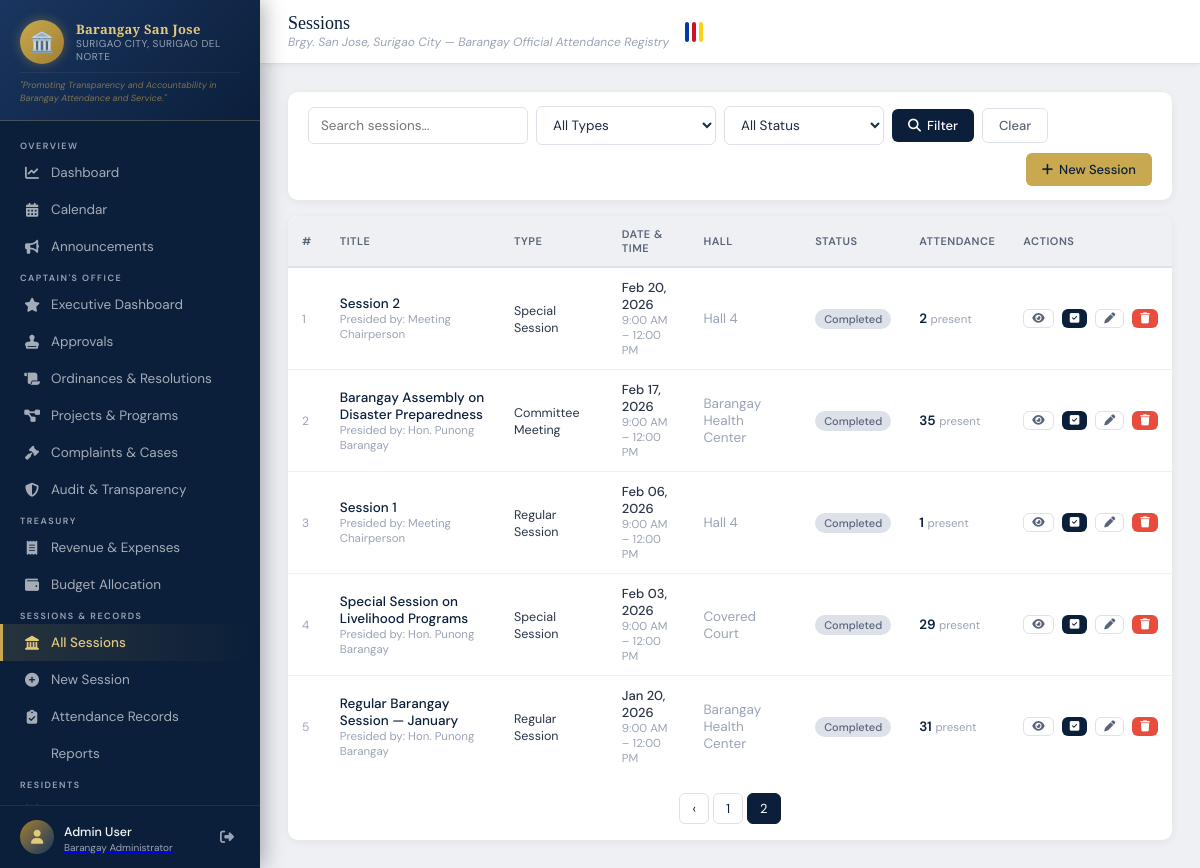
Screenshot of /sessions/?page=2&q=&type=&status= (signed in) with the database file from the repository.
### attendance/models.py (models this page shows, shortened)
class UserProfile(models.Model):
    ROLE_CHOICES = [
        ('punong_barangay', 'Punong Barangay (Captain)'),
        ('admin', 'Barangay Administrator'),
        ('secretary', 'Barangay Secretary'),
        ('treasurer', 'Barangay Treasurer'),
        ('kagawad', 'Barangay Kagawad'),
        ('sb_chairperson', 'SB Chairperson'),
        ('tanod', 'Barangay Tanod'),
        ('bhw', 'Barangay Health Worker'),
        ('bns', 'Barangay Nutrition Scholar'),
        ('utility', 'Utility / Admin Staff'),
        ('staff', 'Barangay Staff'),
        ('viewer', 'Viewer'),
    ]
    COMMITTEE_CHOICES = [
        ('', 'None'),
        ('peace_order', 'Peace and Order'),
        ('health', 'Health and Sanitation'),
        ('education', 'Education'),
        ('infrastructure', 'Infrastructure'),
        ('livelihood', 'Livelihood'),
        ('environment', 'Environment'),
        ('youth', 'Youth and Sports'),
        ('women', "Women's Affairs"),
        ('senior', 'Senior Citizens'),
        ('finance', 'Finance and Budget'),
    ]
    user = models.OneToOneField(User, on_delete=models.CASCADE, related_name='profile')
    role = models.CharField(max_length=30, choices=ROLE_CHOICES, default='viewer')
    contact_number = models.CharField(max_length=15, blank=True)
    position = models.CharField(max_length=100, blank=True)
    committee = models.CharField(max_length=30, choices=COMMITTEE_CHOICES, blank=True)
    avatar = models.ImageField(upload_to='avatars/', blank=True, null=True)
    is_active = models.BooleanField(default=True)
    created_at = models.DateTimeField(auto_now_add=True)
    class Meta:
        verbose_name = "User Profile"
        verbose_name_plural = "User Profiles"

class Session(models.Model):
    SESSION_TYPE_CHOICES = [
        ('regular', 'Regular Session'),
        ('special', 'Special Session'),
        ('emergency', 'Emergency Session'),
        ('committee', 'Committee Meeting'),
        ('assembly', 'Barangay Assembly'),
        ('seminar', 'Seminar / Training'),
        ('livelihood', 'Livelihood Program'),
        ('health', 'Health Program'),
        ('other', 'Other'),
    ]
    STATUS_CHOICES = [
        ('scheduled', 'Scheduled'),
        ('ongoing', 'Ongoing'),
        ('completed', 'Completed'),
        ('cancelled', 'Cancelled'),
        ('postponed', 'Postponed'),
    ]
    title = models.CharField(max_length=200)
    session_type = models.CharField(max_length=20, choices=SESSION_TYPE_CHOICES, default='regular')
    description = models.TextField(blank=True)
    hall = models.ForeignKey(Hall, on_delete=models.SET_NULL, null=True, blank=True, related_name='sessions')
    date = models.DateField()
    start_time = models.TimeField()
    end_time = models.TimeField(null=True, blank=True)
    status = models.CharField(max_length=20, choices=STATUS_CHOICES, default='scheduled')
    presided_by = models.CharField(max_length=100, blank=True)
    agenda = models.TextField(blank=True)
    minutes = models.TextField(blank=True)
    created_by = models.ForeignKey(User, on_delete=models.SET_NULL, null=True, related_name='created_sessions')
    created_at = models.DateTimeField(auto_now_add=True)
    updated_at = models.DateTimeField(auto_now=True)
    def attendance_count(self):
        return self.attendance_records.filter(status__in=['present', 'late']).count()
    class Meta:
        ordering = ['-date', '-start_time']
        verbose_name = "Session"
        verbose_name_plural = "Sessions"

class Hall(models.Model):
    STATUS_CHOICES = [
        ('available', 'Available'),
        ('occupied', 'Occupied'),
        ('maintenance', 'Under Maintenance'),
    ]
    name = models.CharField(max_length=100)
    location = models.CharField(max_length=200, default='Brgy. San Jose, Surigao City')
    capacity = models.PositiveIntegerField(default=50)
    status = models.CharField(max_length=20, choices=STATUS_CHOICES, default='available')
    description = models.TextField(blank=True)
    created_at = models.DateTimeField(auto_now_add=True)
    class Meta:
        verbose_name = "Hall / Venue"
        verbose_name_plural = "Halls / Venues"

### attendance/views.py (the view)
# urls.py: path('sessions/', views.session_list, name='session_list'),
@login_required
def session_list(request):
    sessions = Session.objects.select_related('hall').all()
    session_type = request.GET.get('type', '')
    status = request.GET.get('status', '')
    q = request.GET.get('q', '')
    if session_type:
        sessions = sessions.filter(session_type=session_type)
    if status:
        sessions = sessions.filter(status=status)
    if q:
        sessions = sessions.filter(Q(title__icontains=q) | Q(presided_by__icontains=q))
    paginator = Paginator(sessions, 15)
    page_obj = paginator.get_page(request.GET.get('page'))
    return render(request, 'attendance/session_list.html', {
        'page_obj': page_obj, 'session_type': session_type,
        'status': status, 'q': q,
    })

### attendance/context_processors.py (called while the page is built)
def site_settings(request):
    return {
        'SITE_NAME': getattr(settings, 'SITE_NAME', 'Barangay Official Attendance Registry'),
        'SITE_SHORT': getattr(settings, 'SITE_SHORT', 'BOAR System'),
        'BARANGAY_NAME': getattr(settings, 'BARANGAY_NAME', 'Brgy. San Jose'),
        'BARANGAY_CITY': getattr(settings, 'BARANGAY_CITY', 'Surigao City'),
        'BARANGAY_PROVINCE': getattr(settings, 'BARANGAY_PROVINCE', 'Surigao del Norte'),
    }

### templates/attendance/session_list.html (shortened to what this page needs)
{% extends 'base.html' %}
{% block page_title %}Sessions{% endblock %}
{% block content %}
<div class="card mb-16">
  <div class="card-body" style="padding: 14px 20px;">
    <form method="get" class="d-flex gap-8 align-center" style="flex-wrap:wrap;">
      <input type="text" name="q" value="{{ q }}" class="form-control" style="max-width:220px;" placeholder="Search sessions...">
      <select name="type" class="form-control" style="max-width:180px;">
        <option value="">All Types</option>
      </select>
      <select name="status" class="form-control" style="max-width:160px;">
        <option value="">All Status</option>
      </select>
      <button type="submit" class="btn btn-primary"><i class="fas fa-search"></i> Filter</button>
      <a href="{% url 'session_list' %}" class="btn btn-outline">Clear</a>
      {% if request.user.profile.role in 'admin,secretary,kagawad,staff' %}
      <a href="{% url 'session_create' %}" class="btn btn-gold" style="margin-left:auto;"><i class="fas fa-plus"></i> New Session</a>
      {% endif %}
    </form>
  </div>
</div>
<div class="card">
  <div class="table-wrapper">
    <table>
      <thead>
        <tr>
          <th>#</th>
          <th>Title</th>
          <th>Type</th>
          <th>Date & Time</th>
          <th>Hall</th>
          <th>Status</th>
          <th>Attendance</th>
          <th>Actions</th>
        </tr>
      </thead>
      <tbody>
        {% for session in page_obj %}
        <tr>
          <td class="text-muted" style="font-size:12px;">{{ forloop.counter }}</td>
          <td>
            <a href="{% url 'session_detail' session.pk %}" style="color:#0b1f3a; font-weight:500; text-decoration:none;">
              {{ session.title }}
            </a>
            {% if session.presided_by %}
            <div style="font-size:11.5px; color:#9aa3b5;">Presided by: {{ session.presided_by }}</div>
            {% endif %}
          </td>
          <td><span style="font-size:12.5px;">{{ session.get_session_type_display }}</span></td>
          <td>
            <div style="font-weight:500; font-size:13px;">{{ session.date|date:"M d, Y" }}</div>
            <div style="font-size:11.5px; color:#9aa3b5;">{{ session.start_time|time:"g:i A" }}{% if session.end_time %} – {{ session.end_time|time:"g:i A" }}{% endif %}</div>
          </td>
          <td class="text-muted">{{ session.hall.name|default:"—" }}</td>
          <td><span class="badge badge-{{ session.status }}">{{ session.get_status_display }}</span></td>
          <td>
            <span style="font-weight:600; color:#0b1f3a;">{{ session.attendance_count }}</span>
            <span class="text-muted" style="font-size:11.5px;"> present</span>
          </td>
          <td>
            <div class="d-flex gap-8">
              <a href="{% url 'session_detail' session.pk %}" class="btn btn-outline btn-xs"><i class="fas fa-eye"></i></a>
              {% if request.user.profile.role in 'admin,secretary,kagawad,staff' %}
              <a href="{% url 'mark_attendance' session.pk %}" class="btn btn-primary btn-xs"><i class="fas fa-check-square"></i></a>
              <a href="{% url 'session_edit' session.pk %}" class="btn btn-outline btn-xs"><i class="fas fa-pen"></i></a>
              {% endif %}
              {% if request.user.profile.role in 'admin,secretary' %}
              <a href="{% url 'session_delete' session.pk %}" class="btn btn-danger btn-xs"><i class="fas fa-trash"></i></a>
              {% endif %}
            </div>
          </td>
        </tr>
        {% endfor %}
      </tbody>
    </table>
  </div>
  {% if page_obj.has_other_pages %}
  <div class="pagination">
    {% if page_obj.has_previous %}
    <a href="?page={{ page_obj.previous_page_number }}&q={{ q }}&type={{ session_type }}&status={{ status }}" class="page-link">‹</a>
    {% endif %}
    {% for num in page_obj.paginator.page_range %}
    <a href="?page={{ num }}&q={{ q }}&type={{ session_type }}&status={{ status }}"
       class="page-link {% if num == page_obj.number %}active{% endif %}">{{ num }}</a>
    {% endfor %}
  </div>
  {% endif %}
</div>
{% endblock %}

### templates/base.html (shortened to what this page needs)
{% load static %}
<!DOCTYPE html>
<html lang="en">
<head>
  <link href="https://cdnjs.cloudflare.com/ajax/libs/font-awesome/6.5.0/css/all.min.css" rel="stylesheet">
</head>
<body>
{% if user.is_authenticated %}
<aside class="sidebar">
  <div class="sidebar-brand">
    <div class="brand-emblem">
      <div class="brand-seal">🏛️</div>
      <div class="brand-text">
        <h1>Barangay San Jose</h1>
        <p>Surigao City, Surigao del Norte</p>
      </div>
    </div>
    <div class="brand-tagline">
      "Promoting Transparency and Accountability in Barangay Attendance and Service."
    </div>
  </div>
  <nav class="sidebar-nav">
    <span class="nav-section-label">Overview</span>
    <a href="{% url 'dashboard' %}" class="nav-item {% if request.resolver_match.url_name == 'dashboard' %}active{% endif %}">
      <i class="fas fa-chart-line"></i> Dashboard
    </a>
    <a href="{% url 'calendar' %}" class="nav-item {% if request.resolver_match.url_name == 'calendar' %}active{% endif %}">
      <i class="fas fa-calendar-alt"></i> Calendar
    </a>
    <a href="{% url 'announcement_list' %}" class="nav-item {% if 'announcement' in request.resolver_match.url_name %}active{% endif %}">
      <i class="fas fa-bullhorn"></i> Announcements
    </a>
    {% if user.profile.role in 'punong_barangay,admin' %}
    <span class="nav-section-label">Captain's Office</span>
    <a href="{% url 'captain_dashboard' %}" class="nav-item {% if request.resolver_match.url_name == 'captain_dashboard' %}active{% endif %}">
      <i class="fas fa-star"></i> Executive Dashboard
    </a>
    <a href="{% url 'approval_list' %}" class="nav-item {% if 'approval' in request.resolver_match.url_name %}active{% endif %}">
      <i class="fas fa-stamp"></i> Approvals
    </a>
    <a href="{% url 'ordinance_list' %}" class="nav-item {% if 'ordinance' in request.resolver_match.url_name %}active{% endif %}">
      <i class="fas fa-scroll"></i> Ordinances & Resolutions
    </a>
    <a href="{% url 'project_list' %}" class="nav-item {% if 'project' in request.resolver_match.url_name %}active{% endif %}">
      <i class="fas fa-diagram-project"></i> Projects & Programs
    </a>
    <a href="{% url 'complaint_list' %}" class="nav-item {% if 'complaint' in request.resolver_match.url_name %}active{% endif %}">
      <i class="fas fa-gavel"></i> Complaints & Cases
    </a>
    <a href="{% url 'audit_log_list' %}" class="nav-item {% if 'audit' in request.resolver_match.url_name %}active{% endif %}">
      <i class="fas fa-shield-halved"></i> Audit & Transparency
    </a>
    {% endif %}
    {% if user.profile.role in 'treasurer,punong_barangay,admin' %}
    <span class="nav-section-label">Treasury</span>
    <a href="{% url 'financial_list' %}" class="nav-item {% if 'financial' in request.resolver_match.url_name %}active{% endif %}">
      <i class="fas fa-receipt"></i> Revenue & Expenses
    </a>
    <a href="{% url 'budget_list' %}" class="nav-item {% if 'budget' in request.resolver_match.url_name %}active{% endif %}">
      <i class="fas fa-wallet"></i> Budget Allocation
    </a>
    {% endif %}
    {% if user.profile.role in 'secretary,admin,punong_barangay,kagawad,sb_chairperson' %}
    <span class="nav-section-label">Sessions & Records</span>
    <a href="{% url 'session_list' %}" class="nav-item {% if 'session' in request.resolver_match.url_name %}active{% endif %}">
      <i class="fas fa-landmark"></i> All Sessions
    </a>
    <a href="{% url 'session_create' %}" class="nav-item">
      <i class="fas fa-plus-circle"></i> New Session
    </a>
    <a href="{% url 'attendance_list' %}" class="nav-item {% if request.resolver_match.url_name == 'attendance_list' %}active{% endif %}">
      <i class="fas fa-clipboard-check"></i> Attendance Records
    </a>
    <a href="{% url 'reports' %}" class="nav-item {% if request.resolver_match.url_name == 'reports' %}active{% endif %}">
       Reports
    </a>
    {% endif %}
    {% if user.profile.role in 'secretary,admin,punong_barangay,kagawad,sb_chairperson,bhw,bns' %}
    <span class="nav-section-label">Residents</span>
    <a href="{% url 'citizen_list' %}" class="nav-item {% if 'citizen' in request.resolver_match.url_name %}active{% endif %}">
    </a>
    {% endif %}
  </nav>
  <div class="sidebar-footer">
    <div class="user-card">
      <div class="user-avatar"><i class="fas fa-user"></i></div>
      <div class="user-info">
        <a href="{% url 'my_profile' %}" class="text-decoration-none text-white">
          <span>{{ user.get_full_name|default:user.username }}</span>
          <small>{{ user.profile.get_role_display|default:"User" }}</small>
        </a>
      </div>
      <a href="{% url 'logout' %}" class="btn-logout" title="Logout">
        <i class="fas fa-right-from-bracket"></i>
      </a>
    </div>
  </div>
</aside>
{% endif %}
<div class="main-content">
  {% if user.is_authenticated %}
  <div class="top-bar">
    <div>
      <div class="top-bar-title">{% block page_title %}Dashboard{% endblock %}</div>
      <div class="top-bar-subtitle">{{ BARANGAY_NAME }}, {{ BARANGAY_CITY }} — {{ SITE_NAME }}</div>
    </div>
    <div class="ph-flag-bar" title="Philippines">
      <span style="background:#0038a8;"></span>
      <span style="background:#ce1126;"></span>
      <span style="background:#fcd116;"></span>
    </div>
  </div>
  {% endif %}
  <div class="page-body">
    {% block content %}{% endblock %}
  </div>
</div>
</body>
</html>

### rows the page displays
Session: title "Session 2", presided_by "Meeting Chairperson", session_type "Special Session", date "Feb 20, 2026", start_time "9:00 AM", end_time "12:00 PM", hall.name "Hall 4", status "Completed", attendance_count "2"
Session: title "Barangay Assembly on Disaster Preparedness", presided_by "Hon. Punong Barangay", session_type "Committee Meeting", date "Feb 17, 2026", start_time "9:00 AM", end_time "12:00 PM", hall.name "Barangay Health Center", status "Completed", attendance_count "35"
Session: title "Session 1", presided_by "Meeting Chairperson", session_type "Regular Session", date "Feb 06, 2026", start_time "9:00 AM", end_time "12:00 PM", hall.name "Hall 4", status "Completed", attendance_count "1"
Session: title "Special Session on Livelihood Programs", presided_by "Hon. Punong Barangay", session_type "Special Session", date "Feb 03, 2026", start_time "9:00 AM", end_time "12:00 PM", hall.name "Covered Court", status "Completed", attendance_count "29"
Session: title "Regular Barangay Session — January", presided_by "Hon. Punong Barangay", session_type "Regular Session", date "Jan 20, 2026", start_time "9:00 AM", end_time "12:00 PM", hall.name "Barangay Health Center", status "Completed", attendance_count "31"

### other values shown
{{ user.get_full_name|default:user.username }} "Admin User"
{{ user.profile.get_role_display|default:"User" }} "Barangay Administrator"
{{ BARANGAY_NAME }} "Brgy. San Jose"
{{ BARANGAY_CITY }} "Surigao City"
{{ SITE_NAME }} "Barangay Official Attendance Registry"
{{ num }} "1" "2"
